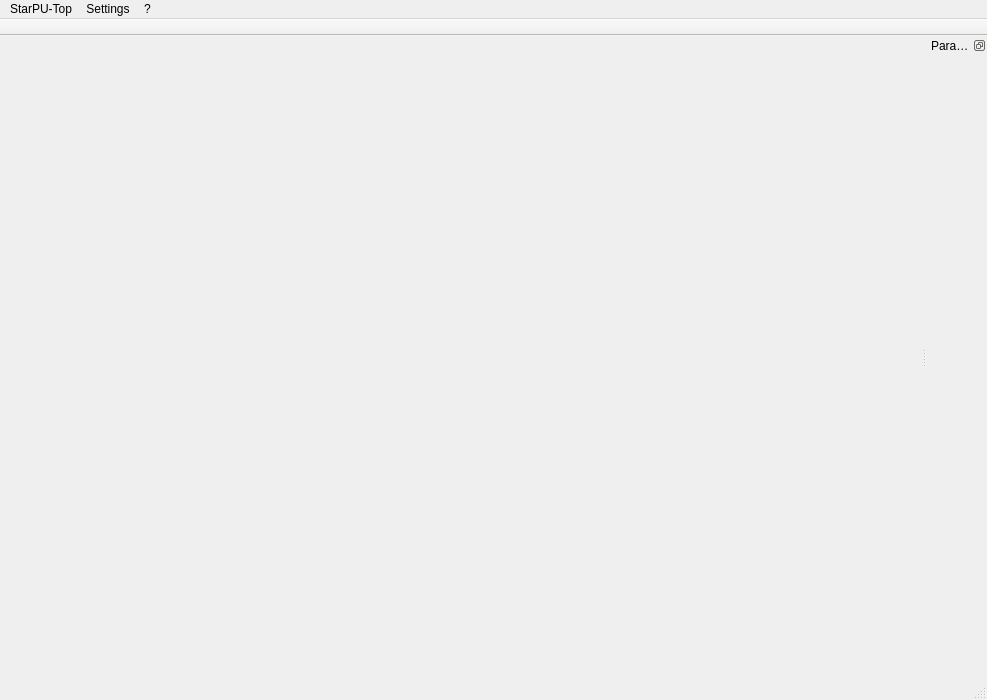
<?xml version="1.0" encoding="UTF-8"?>
<ui version="4.0">
 <class>MainWindow</class>
 <widget class="QMainWindow" name="MainWindow">
  <property name="geometry">
   <rect>
    <x>0</x>
    <y>0</y>
    <width>987</width>
    <height>700</height>
   </rect>
  </property>
  <property name="sizePolicy">
   <sizepolicy hsizetype="Preferred" vsizetype="Preferred">
    <horstretch>0</horstretch>
    <verstretch>0</verstretch>
   </sizepolicy>
  </property>
  <property name="windowTitle">
   <string>StarPU-Top</string>
  </property>
  <property name="windowIcon">
   <iconset resource="resources.qrc">
    <normaloff>:/images/starpu_top.png</normaloff>:/images/starpu_top.png</iconset>
  </property>
  <widget class="QWidget" name="centralWidget">
   <layout class="QGridLayout" name="gridLayout_2">
    <property name="bottomMargin">
     <number>1</number>
    </property>
    <property name="spacing">
     <number>6</number>
    </property>
   </layout>
  </widget>
  <widget class="QMenuBar" name="menuBar">
   <property name="geometry">
    <rect>
     <x>0</x>
     <y>0</y>
     <width>987</width>
     <height>21</height>
    </rect>
   </property>
   <widget class="QMenu" name="menu_starpu_top">
    <property name="title">
     <string>StarPU-Top</string>
    </property>
   </widget>
   <widget class="QMenu" name="menuHelp">
    <property name="title">
     <string>?</string>
    </property>
    <addaction name="actionAbout"/>
   </widget>
   <widget class="QMenu" name="menuDisplay">
    <property name="title">
     <string>Settings</string>
    </property>
    <addaction name="actionPreferences"/>
   </widget>
   <addaction name="menu_starpu_top"/>
   <addaction name="menuDisplay"/>
   <addaction name="menuHelp"/>
  </widget>
  <widget class="QToolBar" name="mainToolBar">
   <property name="windowTitle">
    <string>Toolbar</string>
   </property>
   <property name="movable">
    <bool>false</bool>
   </property>
   <property name="allowedAreas">
    <set>Qt::TopToolBarArea</set>
   </property>
   <property name="floatable">
    <bool>false</bool>
   </property>
   <attribute name="toolBarArea">
    <enum>TopToolBarArea</enum>
   </attribute>
   <attribute name="toolBarBreak">
    <bool>false</bool>
   </attribute>
  </widget>
  <widget class="QStatusBar" name="statusBar"/>
  <widget class="QDockWidget" name="parametersDock">
   <property name="minimumSize">
    <size>
     <width>60</width>
     <height>38</height>
    </size>
   </property>
   <property name="contextMenuPolicy">
    <enum>Qt::DefaultContextMenu</enum>
   </property>
   <property name="features">
    <set>QDockWidget::DockWidgetFloatable|QDockWidget::DockWidgetMovable</set>
   </property>
   <property name="windowTitle">
    <string>Parameters</string>
   </property>
   <attribute name="dockWidgetArea">
    <number>2</number>
   </attribute>
   <widget class="QWidget" name="dockWidgetContents"/>
  </widget>
  <action name="actionConnect">
   <property name="icon">
    <iconset resource="resources.qrc">
     <normaloff>:/images/connect.png</normaloff>:/images/connect.png</iconset>
   </property>
   <property name="text">
    <string>Connect to StarPU</string>
   </property>
   <property name="shortcut">
    <string>Ctrl+C</string>
   </property>
  </action>
  <action name="actionLaunch_StarPU">
   <property name="enabled">
    <bool>false</bool>
   </property>
   <property name="icon">
    <iconset resource="resources.qrc">
     <normaloff>:/images/play.png</normaloff>:/images/play.png</iconset>
   </property>
   <property name="text">
    <string>Launch StarPU</string>
   </property>
   <property name="shortcut">
    <string>Ctrl+L</string>
   </property>
  </action>
  <action name="actionQuit">
   <property name="icon">
    <iconset resource="resources.qrc">
     <normaloff>:/images/quit.png</normaloff>:/images/quit.png</iconset>
   </property>
   <property name="text">
    <string>Quit</string>
   </property>
   <property name="shortcut">
    <string>Ctrl+Q</string>
   </property>
  </action>
  <action name="actionHelp">
   <property name="icon">
    <iconset resource="resources.qrc">
     <normaloff>:/images/help.png</normaloff>:/images/help.png</iconset>
   </property>
   <property name="text">
    <string>Help</string>
   </property>
   <property name="shortcut">
    <string>Ctrl+H</string>
   </property>
  </action>
  <action name="actionAbout">
   <property name="icon">
    <iconset resource="resources.qrc">
     <normaloff>:/images/about.png</normaloff>:/images/about.png</iconset>
   </property>
   <property name="text">
    <string>About StarPU-Top...</string>
   </property>
  </action>
  <action name="actionPreferences">
   <property name="icon">
    <iconset resource="resources.qrc">
     <normaloff>:/images/preferences.png</normaloff>:/images/preferences.png</iconset>
   </property>
   <property name="text">
    <string>Preferences</string>
   </property>
   <property name="shortcut">
    <string>Ctrl+P</string>
   </property>
  </action>
  <action name="actionEnable_Debug">
   <property name="enabled">
    <bool>false</bool>
   </property>
   <property name="icon">
    <iconset resource="resources.qrc">
     <normaloff>:/images/debugon.png</normaloff>:/images/debugon.png</iconset>
   </property>
   <property name="text">
    <string>Enable Debug</string>
   </property>
  </action>
 </widget>
 <layoutdefault spacing="6" margin="11"/>
 <resources>
  <include location="resources.qrc"/>
 </resources>
 <connections/>
</ui>
